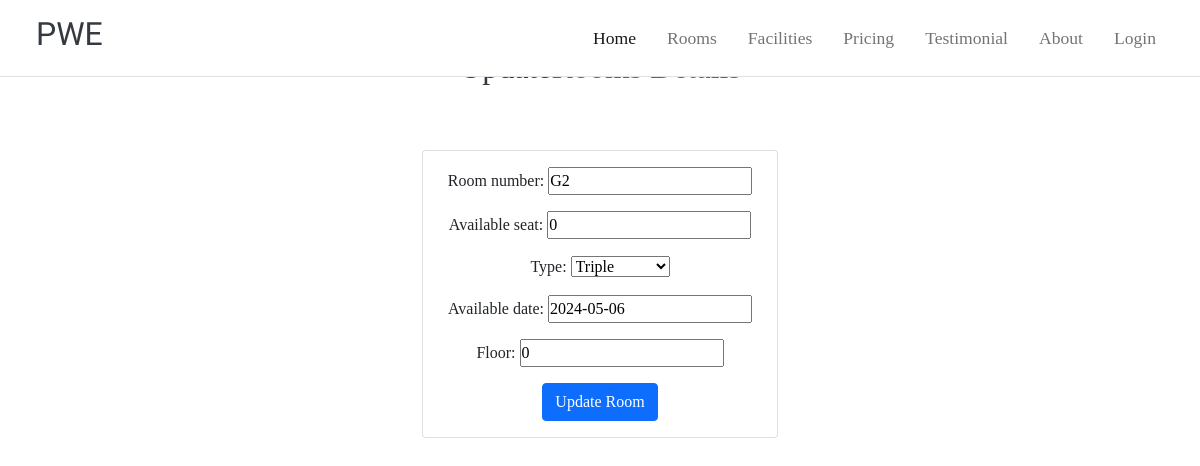
Page /room/edit/7/ on the committed database.
### room/models.py (models this page shows, shortened)
class Room(models.Model):
    room_number = models.CharField(max_length=50)
    available_seat = models.IntegerField()
    TYPE_CHOICES = [
        ('single', 'Single'),
        ('double', 'Double'),
        ('triple', 'Triple'),
        ('customized', 'Customized'),
    ]
    type = models.CharField(max_length=20, choices=TYPE_CHOICES)
    available_date = models.DateField(null=True,blank=True)
    floor = models.IntegerField()

### room/views.py (the view)
# urls.py: path('edit/<int:room_id>/', edit_room, name='edit_room'),
def edit_room(request, room_id):
    room = get_object_or_404(Room, pk=room_id)
    if request.method == 'POST':
        form = RoomForm(request.POST, instance=room)
        if form.is_valid():
            form.save()
            return redirect('room_list')
    else:
        form = RoomForm(instance=room)
    return render(request, 'edit_room.html', {'form': form})

### room/forms.py
class RoomForm(forms.ModelForm):
    class Meta:
        model = Room
        fields = ['room_number', 'available_seat', 'type', 'available_date', 'floor']

### room/templates/edit_room.html (shortened to what this page needs)
{% extends 'base.html' %}
{% load static %}
{% block content %}
    <h2 class="text-center mt-5 mb-3">Update</u><span class="text-primary">Rooms Details</span></h2>
    <section class="services py-5 ">
        <div class="container mx-auto">
            <div class="row justify-content-center">
                <div class="col-sm-12 col-md-4 col-lg-4 col-12">
                    <div class="card mb-5">
                        <div class="card-body text-center">
                            <form method="post" class="my-auto">
                                {{ form.as_p }}
                                <button type="submit" class="btn btn-primary">Update Room</button>
                            </form>
                        </div>
                    </div>
                </div>
            </div>
        </div>
    </section>
{% endblock content %}

### Main/static/css/style.css (style rules this page uses)
* { margin: 0; padding: 0; box-sizing: border-box; }
.container { max-width: 1200px; margin: 0 auto; padding: 0 20px; }

### Main/templates/base.html (style rules this page uses)
body { font-family: "Playfair Display", serif; font-optical-sizing: auto; font-weight: <weight>; font-style: normal; }
h1, h2, h3, h4, h5, h6 { color: #343a40; }

### rows in the picture
Room: room_number "G2", available_seat "0", type "Triple", available_date "2024-05-06", floor "0"
